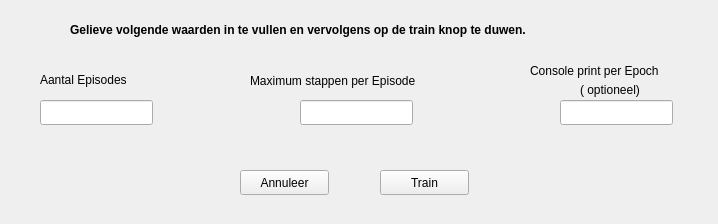
<?xml version="1.0" encoding="UTF-8"?>
<ui version="4.0">
 <class>TrainAgentWindow</class>
 <widget class="QWidget" name="TrainAgentWindow">
  <property name="geometry">
   <rect>
    <x>0</x>
    <y>0</y>
    <width>718</width>
    <height>224</height>
   </rect>
  </property>
  <property name="windowTitle">
   <string>TrainAgentWindow</string>
  </property>
  <widget class="QLineEdit" name="lineEdit">
   <property name="geometry">
    <rect>
     <x>40</x>
     <y>100</y>
     <width>113</width>
     <height>25</height>
    </rect>
   </property>
  </widget>
  <widget class="QLineEdit" name="lineEdit_2">
   <property name="geometry">
    <rect>
     <x>300</x>
     <y>100</y>
     <width>113</width>
     <height>25</height>
    </rect>
   </property>
  </widget>
  <widget class="QLineEdit" name="lineEdit_3">
   <property name="geometry">
    <rect>
     <x>560</x>
     <y>100</y>
     <width>113</width>
     <height>25</height>
    </rect>
   </property>
  </widget>
  <widget class="QLabel" name="label">
   <property name="geometry">
    <rect>
     <x>40</x>
     <y>70</y>
     <width>111</width>
     <height>20</height>
    </rect>
   </property>
   <property name="text">
    <string>Aantal Episodes</string>
   </property>
  </widget>
  <widget class="QLabel" name="label_2">
   <property name="geometry">
    <rect>
     <x>250</x>
     <y>70</y>
     <width>221</width>
     <height>21</height>
    </rect>
   </property>
   <property name="text">
    <string>Maximum stappen per Episode</string>
   </property>
  </widget>
  <widget class="QLabel" name="label_3">
   <property name="geometry">
    <rect>
     <x>530</x>
     <y>60</y>
     <width>171</width>
     <height>21</height>
    </rect>
   </property>
   <property name="text">
    <string>Console print per Epoch</string>
   </property>
  </widget>
  <widget class="QPushButton" name="pushButton">
   <property name="geometry">
    <rect>
     <x>240</x>
     <y>170</y>
     <width>89</width>
     <height>25</height>
    </rect>
   </property>
   <property name="text">
    <string>Annuleer</string>
   </property>
  </widget>
  <widget class="QPushButton" name="pushButton_2">
   <property name="geometry">
    <rect>
     <x>380</x>
     <y>170</y>
     <width>89</width>
     <height>25</height>
    </rect>
   </property>
   <property name="text">
    <string>Train</string>
   </property>
  </widget>
  <widget class="QLabel" name="label_4">
   <property name="geometry">
    <rect>
     <x>70</x>
     <y>20</y>
     <width>571</width>
     <height>20</height>
    </rect>
   </property>
   <property name="text">
    <string>&lt;html&gt;&lt;head/&gt;&lt;body&gt;&lt;p&gt;&lt;span style=&quot; font-weight:600;&quot;&gt;Gelieve volgende waarden in te vullen en vervolgens op de train knop te duwen.&lt;/span&gt;&lt;/p&gt;&lt;/body&gt;&lt;/html&gt;</string>
   </property>
  </widget>
  <widget class="QLabel" name="label_5">
   <property name="geometry">
    <rect>
     <x>580</x>
     <y>80</y>
     <width>91</width>
     <height>20</height>
    </rect>
   </property>
   <property name="text">
    <string>( optioneel)</string>
   </property>
  </widget>
 </widget>
 <resources/>
 <connections/>
</ui>
